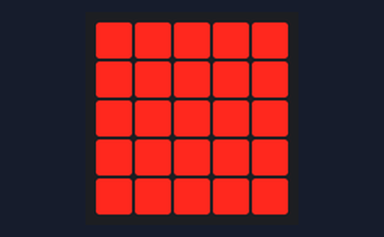
A program run on a simulated BBC micro:bit (MakeCode). Parts: the board's 5×5 LED display. Random numbers come from a fixed seed.

Above: at 0.21 s.
At 61.8 s:
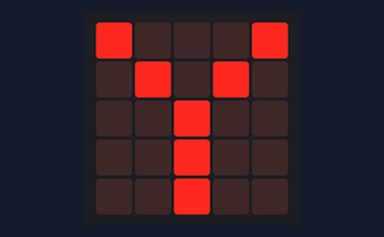
At 113.9 s:
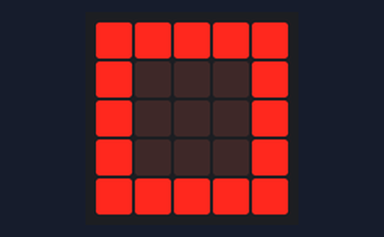

Measured:
- what the display in image 1 shows lasts 2.1 s, from 61.7 s to 63.8 s
- what the display in image 2 shows lasts 1.3 s, from 113.8 s to 115.1 s

The program:

main.ts
```typescript
let shitou = 0
basic.forever(function on_forever() {

    shitou = randint(1, 3)
    if (shitou == 1) {
        basic.showLeds(`
            # # # # #
                        # # # # #
                        # # # # #
                        # # # # #
                        # # # # #
        `)
    }

    if (shitou == 2) {
        basic.showLeds(`
            # . . . #
                        . # . # .
                        . . # . .
                        . . # . .
                        . . # . .
        `)
    }

    if (shitou == 3) {
        basic.showLeds(`
            # # # # #
                        # . . . #
                        # . . . #
                        # . . . #
                        # # # # #
        `)
    }

})
```

test.ts
```typescript
// 在此处测试；当此软件包作为插件使用时，将不会编译此软件包。
```
